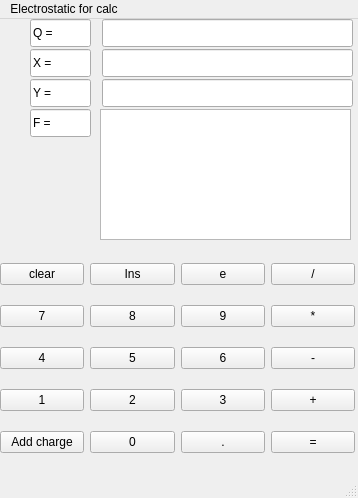
<?xml version="1.0" encoding="UTF-8"?>
<ui version="4.0">
 <class>MainWindow</class>
 <widget class="QMainWindow" name="MainWindow">
  <property name="geometry">
   <rect>
    <x>0</x>
    <y>0</y>
    <width>358</width>
    <height>498</height>
   </rect>
  </property>
  <property name="maximumSize">
   <size>
    <width>1000000</width>
    <height>1000000</height>
   </size>
  </property>
  <property name="windowTitle">
   <string>MainWindow</string>
  </property>
  <widget class="QWidget" name="centralwidget">
   <widget class="QLineEdit" name="lineEdit">
    <property name="geometry">
     <rect>
      <x>30</x>
      <y>30</y>
      <width>61</width>
      <height>28</height>
     </rect>
    </property>
    <property name="text">
     <string>X =</string>
    </property>
   </widget>
   <widget class="QLineEdit" name="lineEdit_2">
    <property name="geometry">
     <rect>
      <x>30</x>
      <y>60</y>
      <width>61</width>
      <height>28</height>
     </rect>
    </property>
    <property name="text">
     <string>Y =</string>
    </property>
   </widget>
   <widget class="QLineEdit" name="lineEdit_3">
    <property name="geometry">
     <rect>
      <x>30</x>
      <y>90</y>
      <width>61</width>
      <height>28</height>
     </rect>
    </property>
    <property name="text">
     <string>F =</string>
    </property>
   </widget>
   <widget class="QLineEdit" name="lineEdit_4">
    <property name="geometry">
     <rect>
      <x>102</x>
      <y>30</y>
      <width>251</width>
      <height>28</height>
     </rect>
    </property>
    <property name="text">
     <string/>
    </property>
   </widget>
   <widget class="QLineEdit" name="lineEdit_5">
    <property name="geometry">
     <rect>
      <x>102</x>
      <y>60</y>
      <width>251</width>
      <height>28</height>
     </rect>
    </property>
    <property name="text">
     <string/>
    </property>
   </widget>
   <widget class="QWidget" name="gridLayoutWidget">
    <property name="geometry">
     <rect>
      <x>0</x>
      <y>230</y>
      <width>355</width>
      <height>221</height>
     </rect>
    </property>
    <layout class="QGridLayout" name="gridLayout">
     <item row="3" column="1">
      <widget class="QPushButton" name="pushButton_12">
       <property name="text">
        <string>2</string>
       </property>
      </widget>
     </item>
     <item row="1" column="1">
      <widget class="QPushButton" name="pushButton_6">
       <property name="text">
        <string>8</string>
       </property>
      </widget>
     </item>
     <item row="4" column="2">
      <widget class="QPushButton" name="pushButton_16">
       <property name="text">
        <string>.</string>
       </property>
      </widget>
     </item>
     <item row="4" column="0">
      <widget class="QPushButton" name="pushButton_14">
       <property name="text">
        <string>Add charge</string>
       </property>
      </widget>
     </item>
     <item row="3" column="3">
      <widget class="QPushButton" name="pushButton_1">
       <property name="text">
        <string>+</string>
       </property>
      </widget>
     </item>
     <item row="4" column="3">
      <widget class="QPushButton" name="pushButton_2">
       <property name="text">
        <string>=</string>
       </property>
      </widget>
     </item>
     <item row="2" column="2">
      <widget class="QPushButton" name="pushButton_11">
       <property name="text">
        <string>6</string>
       </property>
      </widget>
     </item>
     <item row="1" column="2">
      <widget class="QPushButton" name="pushButton_5">
       <property name="text">
        <string>9</string>
       </property>
      </widget>
     </item>
     <item row="2" column="1">
      <widget class="QPushButton" name="pushButton_9">
       <property name="text">
        <string>5</string>
       </property>
      </widget>
     </item>
     <item row="3" column="2">
      <widget class="QPushButton" name="pushButton_13">
       <property name="text">
        <string>3</string>
       </property>
      </widget>
     </item>
     <item row="1" column="3">
      <widget class="QPushButton" name="pushButton_4">
       <property name="text">
        <string>*</string>
       </property>
      </widget>
     </item>
     <item row="1" column="0">
      <widget class="QPushButton" name="pushButton_7">
       <property name="text">
        <string>7</string>
       </property>
      </widget>
     </item>
     <item row="2" column="3">
      <widget class="QPushButton" name="pushButton_3">
       <property name="text">
        <string>-</string>
       </property>
      </widget>
     </item>
     <item row="3" column="0">
      <widget class="QPushButton" name="pushButton_10">
       <property name="text">
        <string>1</string>
       </property>
      </widget>
     </item>
     <item row="2" column="0">
      <widget class="QPushButton" name="pushButton_8">
       <property name="text">
        <string>4</string>
       </property>
      </widget>
     </item>
     <item row="4" column="1">
      <widget class="QPushButton" name="pushButton_15">
       <property name="text">
        <string>0</string>
       </property>
      </widget>
     </item>
     <item row="0" column="1">
      <widget class="QPushButton" name="pushButton_17">
       <property name="text">
        <string>Ins</string>
       </property>
      </widget>
     </item>
     <item row="0" column="0">
      <widget class="QPushButton" name="pushButton_18">
       <property name="text">
        <string>clear</string>
       </property>
      </widget>
     </item>
     <item row="0" column="2">
      <widget class="QPushButton" name="pushButton_19">
       <property name="text">
        <string>e</string>
       </property>
      </widget>
     </item>
     <item row="0" column="3">
      <widget class="QPushButton" name="pushButton_20">
       <property name="text">
        <string>/</string>
       </property>
      </widget>
     </item>
    </layout>
   </widget>
   <widget class="QLineEdit" name="lineEdit_9">
    <property name="geometry">
     <rect>
      <x>30</x>
      <y>0</y>
      <width>61</width>
      <height>28</height>
     </rect>
    </property>
    <property name="text">
     <string>Q =</string>
    </property>
   </widget>
   <widget class="QLineEdit" name="lineEdit_8">
    <property name="geometry">
     <rect>
      <x>102</x>
      <y>0</y>
      <width>251</width>
      <height>28</height>
     </rect>
    </property>
   </widget>
   <widget class="QTextEdit" name="textEdit">
    <property name="geometry">
     <rect>
      <x>100</x>
      <y>90</y>
      <width>251</width>
      <height>131</height>
     </rect>
    </property>
   </widget>
  </widget>
  <widget class="QMenuBar" name="menubar">
   <property name="geometry">
    <rect>
     <x>0</x>
     <y>0</y>
     <width>358</width>
     <height>25</height>
    </rect>
   </property>
   <widget class="QMenu" name="menuElectrostatic_for_calc">
    <property name="title">
     <string>Electrostatic for calc</string>
    </property>
    <addaction name="separator"/>
   </widget>
   <addaction name="menuElectrostatic_for_calc"/>
  </widget>
  <widget class="QStatusBar" name="statusbar"/>
 </widget>
 <resources/>
 <connections>
  <connection>
   <sender>pushButton_18</sender>
   <signal>clicked()</signal>
   <receiver>lineEdit_5</receiver>
   <slot>clear()</slot>
   <hints>
    <hint type="sourcelabel">
     <x>34</x>
     <y>291</y>
    </hint>
    <hint type="destinationlabel">
     <x>220</x>
     <y>112</y>
    </hint>
   </hints>
  </connection>
  <connection>
   <sender>pushButton_18</sender>
   <signal>clicked()</signal>
   <receiver>lineEdit_4</receiver>
   <slot>clear()</slot>
   <hints>
    <hint type="sourcelabel">
     <x>37</x>
     <y>291</y>
    </hint>
    <hint type="destinationlabel">
     <x>235</x>
     <y>82</y>
    </hint>
   </hints>
  </connection>
  <connection>
   <sender>pushButton_18</sender>
   <signal>clicked()</signal>
   <receiver>lineEdit_8</receiver>
   <slot>clear()</slot>
   <hints>
    <hint type="sourcelabel">
     <x>29</x>
     <y>269</y>
    </hint>
    <hint type="destinationlabel">
     <x>190</x>
     <y>52</y>
    </hint>
   </hints>
  </connection>
  <connection>
   <sender>pushButton_18</sender>
   <signal>clicked()</signal>
   <receiver>textEdit</receiver>
   <slot>clear()</slot>
   <hints>
    <hint type="sourcelabel">
     <x>23</x>
     <y>270</y>
    </hint>
    <hint type="destinationlabel">
     <x>106</x>
     <y>190</y>
    </hint>
   </hints>
  </connection>
 </connections>
</ui>
